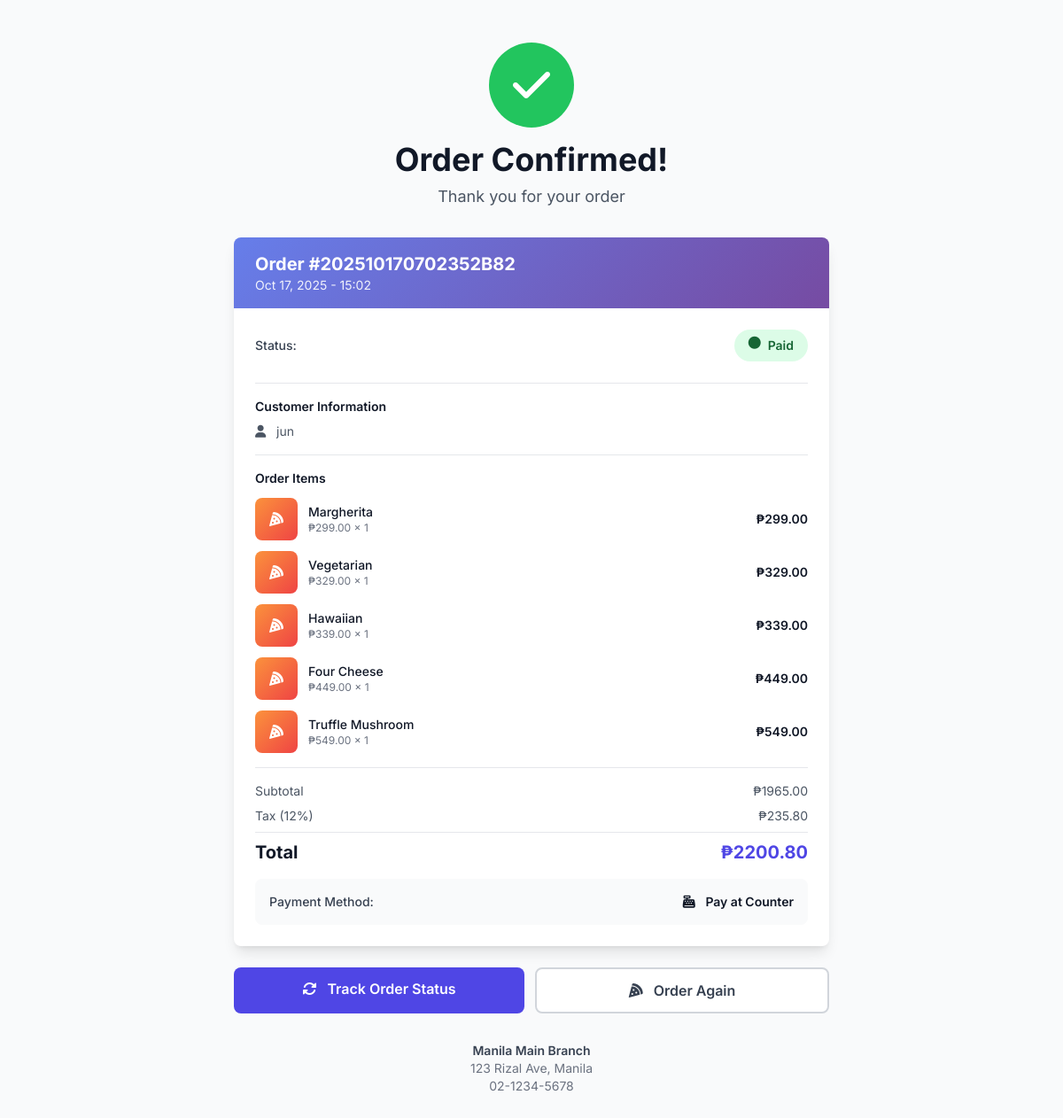
Page /order/confirmation/202510170702352B82/ on the committed database.
### orders/models.py (models this page shows, shortened)
class Order(models.Model):
    STATUS_CHOICES = [
        ('pending', 'Pending Payment'),
        ('paid', 'Paid'),
        ('preparing', 'Preparing'),
        ('ready', 'Ready for Pickup'),
        ('completed', 'Completed'),
        ('cancelled', 'Cancelled'),
    ]
    PAYMENT_CHOICES = [
        ('counter', 'Pay at Counter'),
        ('gcash', 'GCash'),
        ('paymaya', 'PayMaya'),
    ]
    order_number = models.CharField(max_length=20, unique=True, editable=False)
    branch = models.ForeignKey('inventory.Branch', on_delete=models.CASCADE, related_name='orders')
    customer_name = models.CharField(max_length=100, blank=True)
    customer_phone = models.CharField(max_length=20, blank=True)
    table_number = models.CharField(max_length=10, blank=True)
    subtotal = models.DecimalField(max_digits=10, decimal_places=2, default=0)
    tax = models.DecimalField(max_digits=10, decimal_places=2, default=0)
    total_amount = models.DecimalField(max_digits=10, decimal_places=2)
    payment_method = models.CharField(max_length=20, choices=PAYMENT_CHOICES)
    payment_reference = models.CharField(max_length=100, blank=True)
    status = models.CharField(max_length=20, choices=STATUS_CHOICES, default='pending')
    notes = models.TextField(blank=True)
    created_at = models.DateTimeField(auto_now_add=True)
    paid_at = models.DateTimeField(null=True, blank=True)
    completed_at = models.DateTimeField(null=True, blank=True)
    updated_at = models.DateTimeField(auto_now=True)
    class Meta:
        ordering = ['-created_at']
        indexes = [
            models.Index(fields=['-created_at']),
            models.Index(fields=['branch', 'status']),
            models.Index(fields=['order_number']),
        ]

class OrderItem(models.Model):
    order = models.ForeignKey(Order, on_delete=models.CASCADE, related_name='items')
    sku = models.ForeignKey('inventory.SKU', on_delete=models.CASCADE)
    quantity = models.PositiveIntegerField(validators=[MinValueValidator(1)])
    unit_price = models.DecimalField(max_digits=8, decimal_places=2, validators=[MinValueValidator(Decimal('0.01'))])
    notes = models.CharField(max_length=200, blank=True)
    class Meta:
        ordering = ['id']
    def get_total(self):
        return self.unit_price * self.quantity

### inventory/models.py (models this page shows, shortened)
class SKU(models.Model):
    name = models.CharField(max_length=100)
    description = models.TextField(blank=True)
    category = models.ForeignKey(Category, on_delete=models.CASCADE, related_name='skus')
    price = models.DecimalField(max_digits=8, decimal_places=2, validators=[MinValueValidator(Decimal('0.01'))])
    image = models.ImageField(upload_to='sku_images/', blank=True, null=True)
    is_active = models.BooleanField(default=True)
    created_at = models.DateTimeField(auto_now_add=True)
    updated_at = models.DateTimeField(auto_now=True)
    class Meta:
        ordering = ['category', 'name']
        verbose_name = 'SKU'
        verbose_name_plural = 'SKUs'

class Branch(models.Model):
    name = models.CharField(max_length=100)
    code = models.CharField(max_length=20, unique=True)
    address = models.TextField()
    phone = models.CharField(max_length=20)
    is_active = models.BooleanField(default=True)
    qr_code = models.ImageField(upload_to='qr_codes/', blank=True, null=True)
    created_at = models.DateTimeField(auto_now_add=True)
    class Meta:
        ordering = ['name']
        verbose_name_plural = 'Branches'

### orders/views.py (the view)
# urls.py: path('confirmation/<str:order_number>/', views.order_confirmation, name='order_confirmation'),
def order_confirmation(request, order_number):
    order = get_object_or_404(Order, order_number=order_number)
    context = {
        'order': order,
        'branch': order.branch,
    }
    return render(request, 'orders/public/confirmation.html', context)

### templates/orders/public/confirmation.html (shortened to what this page needs)
<!DOCTYPE html>
<html lang="en">
<head>
    <script src="https://cdn.tailwindcss.com"></script>
    <link rel="stylesheet" href="https://cdnjs.cloudflare.com/ajax/libs/font-awesome/6.4.0/css/all.min.css">
</head>
<body class="bg-gray-50">
    <div class="min-h-screen flex items-center justify-center px-4 py-12">
        <div class="max-w-2xl w-full">
            <div class="text-center mb-8">
                <div class="inline-block success-animation">
                    <div class="h-24 w-24 bg-green-500 rounded-full flex items-center justify-center mx-auto mb-4">
                        <i class="fas fa-check text-white text-5xl"></i>
                    </div>
                </div>
                <h1 class="text-4xl font-bold text-gray-900 mb-2">Order Confirmed!</h1>
                <p class="text-lg text-gray-600">Thank you for your order</p>
            </div>
            <div class="bg-white rounded-lg shadow-lg overflow-hidden mb-6">
                <div class="gradient-bg px-6 py-4 text-white">
                    <h2 class="text-xl font-bold">Order #{{ order.order_number }}</h2>
                    <p class="text-sm opacity-90">{{ order.created_at|date:"M d, Y - H:i" }}</p>
                </div>
                <div class="p-6">
                    <div class="mb-6">
                        <div class="flex items-center justify-between mb-2">
                            <span class="text-sm font-medium text-gray-700">Status:</span>
                            <span class="px-4 py-2 inline-flex text-sm leading-5 font-semibold rounded-full
                                {% if order.status == 'pending' %}bg-yellow-100 text-yellow-800
                                {% elif order.status == 'paid' %}bg-green-100 text-green-800
                                {% elif order.status == 'preparing' %}bg-blue-100 text-blue-800
                                {% elif order.status == 'ready' %}bg-purple-100 text-purple-800
                                {% elif order.status == 'completed' %}bg-gray-100 text-gray-800
                                {% endif %}">
                                <i class="fas fa-circle mr-2 animate-pulse"></i>
                                {{ order.get_status_display }}
                            </span>
                        </div>
                    </div>
                    {% if order.customer_name or order.table_number %}
                    <div class="border-t border-gray-200 pt-4 mb-4">
                        <h3 class="text-sm font-semibold text-gray-900 mb-2">Customer Information</h3>
                        <div class="space-y-1 text-sm text-gray-600">
                            {% if order.customer_name %}
                            <p><i class="fas fa-user w-4 mr-2"></i>{{ order.customer_name }}</p>
                            {% endif %}
                        </div>
                    </div>
                    {% endif %}
                    <div class="border-t border-gray-200 pt-4">
                        <h3 class="text-sm font-semibold text-gray-900 mb-3">Order Items</h3>
                        <div class="space-y-3">
                            {% for item in order.items.all %}
                            <div class="flex items-center justify-between">
                                <div class="flex items-center flex-1">
                                    <div class="h-12 w-12 rounded-lg bg-gradient-to-br from-orange-400 to-red-500 flex items-center justify-center">
                                        <i class="fas fa-pizza-slice text-white"></i>
                                    </div>
                                    <div class="ml-3">
                                        <p class="text-sm font-medium text-gray-900">{{ item.sku.name }}</p>
                                        <p class="text-xs text-gray-500">₱{{ item.unit_price }} × {{ item.quantity }}</p>
                                    </div>
                                </div>
                                <span class="text-sm font-semibold text-gray-900">₱{{ item.get_total }}</span>
                            </div>
                            {% endfor %}
                        </div>
                    </div>
                    <div class="border-t border-gray-200 mt-4 pt-4 space-y-2">
                        <div class="flex justify-between text-sm text-gray-600">
                            <span>Subtotal</span>
                            <span>₱{{ order.subtotal }}</span>
                        </div>
                        <div class="flex justify-between text-sm text-gray-600">
                            <span>Tax (12%)</span>
                            <span>₱{{ order.tax }}</span>
                        </div>
                        <div class="flex justify-between text-xl font-bold text-gray-900 pt-2 border-t">
                            <span>Total</span>
                            <span class="text-indigo-600">₱{{ order.total_amount }}</span>
                        </div>
                    </div>
                    <div class="mt-4 bg-gray-50 rounded-lg p-4">
                        <div class="flex items-center justify-between">
                            <span class="text-sm font-medium text-gray-700">Payment Method:</span>
                            <span class="text-sm font-semibold text-gray-900">
                                <i class="fas {% if order.payment_method == 'counter' %}fa-cash-register{% elif order.payment_method == 'gcash' %}fa-mobile-alt{% else %}fa-credit-card{% endif %} mr-2"></i>
                                {{ order.get_payment_method_display }}
                            </span>
                        </div>
                    </div>
                </div>
            </div>
            <div class="flex flex-col sm:flex-row gap-3">
                <a href="{% url 'orders_public:order_status' order.order_number %}"
                   class="flex-1 bg-indigo-600 text-white text-center py-3 rounded-lg font-semibold hover:bg-indigo-700 transition">
                    <i class="fas fa-sync-alt mr-2"></i>
                    Track Order Status
                </a>
                <a href="{% url 'orders_public:menu' branch.code %}"
                   class="flex-1 bg-white border-2 border-gray-300 text-gray-700 text-center py-3 rounded-lg font-semibold hover:bg-gray-50 transition">
                    <i class="fas fa-pizza-slice mr-2"></i>
                    Order Again
                </a>
            </div>
            <div class="text-center mt-8 text-sm text-gray-500">
                <p class="font-semibold text-gray-700">{{ branch.name }}</p>
                <p>{{ branch.address }}</p>
                <p>{{ branch.phone }}</p>
            </div>
        </div>
    </div>
</body>
</html>

### templates/orders/public/confirmation.html (style rules this page uses)
body { font-family: 'Inter', sans-serif; }
.gradient-bg { background: linear-gradient(135deg, #667eea 0%, #764ba2 100%); }
.success-animation { animation: scaleIn 0.5s ease-out; }

### rows in the picture
Order: order_number "202510170702352B82", created_at "Oct 17, 2025 - 15:02", status "Paid", customer_name "jun", subtotal "1965.00", tax "235.80", total_amount "2200.80", payment_method "Pay at Counter"
OrderItem: sku.name "Margherita", unit_price "299.00", quantity "1", get_total "299.00"
OrderItem: sku.name "Vegetarian", unit_price "329.00", quantity "1", get_total "329.00"
OrderItem: sku.name "Hawaiian", unit_price "339.00", quantity "1", get_total "339.00"
OrderItem: sku.name "Four Cheese", unit_price "449.00", quantity "1", get_total "449.00"
OrderItem: sku.name "Truffle Mushroom", unit_price "549.00", quantity "1", get_total "549.00"
Branch: name "Manila Main Branch", address "123 Rizal Ave, Manila", phone "02-1234-5678"
